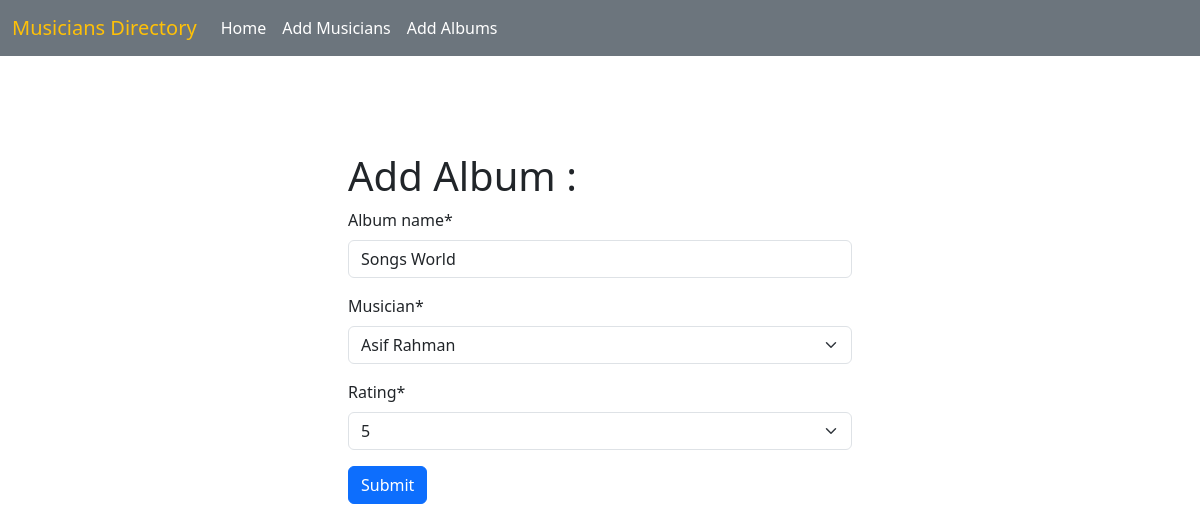
Page /album/edit/7 on the committed database.
### Albums/models.py (models this page shows, shortened)
class Album(models.Model):
    album_name = models.CharField(max_length=200)
    musician = models.ForeignKey(Musician, on_delete= models.CASCADE)
    release_date = models.DateField(auto_now_add=True)
    CHOICES=[(1,'1'), (2,'2'), (3,'3'), (4,'4'), (5,'5')]
    rating = models.IntegerField(choices= CHOICES)

### Albums/views.py (the view)
# urls.py: path('edit/<int:id>', views.edit_album, name='edit_album'),
def edit_album(request, id):
    album = Album.objects.get(pk=id)
    album_form = AlbumForm(instance=album)
    if request.method == 'POST':
        album_form = AlbumForm(request.POST, instance=album)
        if album_form.is_valid():
            album_form.save()
            return redirect('homepage')
    return render(request, 'album.html', {'form': album_form})

### Albums/forms.py
class AlbumForm(forms.ModelForm):
    class Meta :
        model = Album
        fields= '__all__'

### Musicians/models.py (called while the page is built)
    def __str__(self):
        return f"{self.first_name} {self.last_name}"

### Albums/templates/album.html (shortened to what this page needs)
{% extends 'base.html' %}
{%load crispy_forms_tags%}
{%block content%}
 <div class="mt-5 p-5"style= "width:50%; margin:auto;">
    <form method='post'>
        <h1>Add Album : </h1>
        {{ form | crispy}}
        <button class="btn btn-primary">Submit</button>
    </form>
</div>
{%endblock%}

### rows in the picture
Album: album_name "Songs World", musician "Asif Rahman", rating "5"
